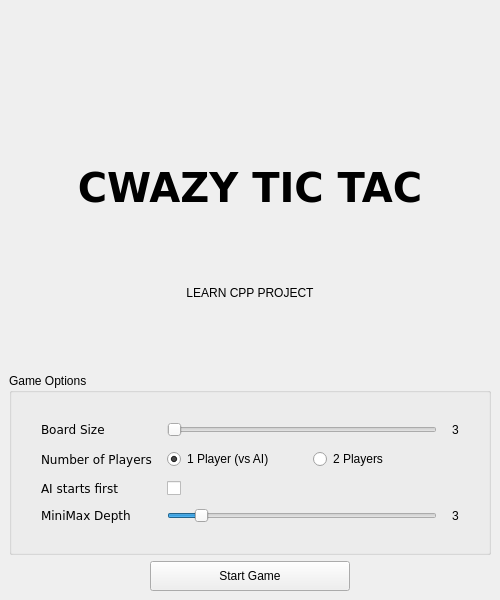
<?xml version="1.0" encoding="UTF-8"?>
<ui version="4.0">
 <class>TitleScreen</class>
 <widget class="QMainWindow" name="TitleScreen">
  <property name="geometry">
   <rect>
    <x>0</x>
    <y>0</y>
    <width>500</width>
    <height>600</height>
   </rect>
  </property>
  <property name="minimumSize">
   <size>
    <width>500</width>
    <height>600</height>
   </size>
  </property>
  <property name="maximumSize">
   <size>
    <width>500</width>
    <height>607</height>
   </size>
  </property>
  <property name="windowTitle">
   <string>Tic Tac Toe</string>
  </property>
  <widget class="QWidget" name="centralwidget">
   <layout class="QVBoxLayout" name="verticalLayout_2">
    <item>
     <layout class="QVBoxLayout" name="verticalLayout">
      <item>
       <layout class="QHBoxLayout" name="horizontalLayout">
        <item>
         <widget class="QLabel" name="Logo">
          <property name="sizePolicy">
           <sizepolicy hsizetype="Fixed" vsizetype="Fixed">
            <horstretch>0</horstretch>
            <verstretch>0</verstretch>
           </sizepolicy>
          </property>
          <property name="maximumSize">
           <size>
            <width>256</width>
            <height>256</height>
           </size>
          </property>
          <property name="text">
           <string/>
          </property>
          <property name="pixmap">
           <pixmap resource="../resources.qrc">:/images/images/icon.png</pixmap>
          </property>
          <property name="scaledContents">
           <bool>true</bool>
          </property>
          <property name="alignment">
           <set>Qt::AlignCenter</set>
          </property>
         </widget>
        </item>
       </layout>
      </item>
      <item>
       <widget class="QLabel" name="label">
        <property name="sizePolicy">
         <sizepolicy hsizetype="Preferred" vsizetype="Maximum">
          <horstretch>0</horstretch>
          <verstretch>0</verstretch>
         </sizepolicy>
        </property>
        <property name="font">
         <font>
          <family>Verdana</family>
          <pointsize>30</pointsize>
          <weight>75</weight>
          <bold>true</bold>
          <stylestrategy>PreferDefault</stylestrategy>
         </font>
        </property>
        <property name="text">
         <string>CWAZY TIC TAC</string>
        </property>
        <property name="textFormat">
         <enum>Qt::AutoText</enum>
        </property>
        <property name="alignment">
         <set>Qt::AlignCenter</set>
        </property>
       </widget>
      </item>
      <item>
       <widget class="QLabel" name="label_6">
        <property name="text">
         <string>LEARN CPP PROJECT</string>
        </property>
        <property name="alignment">
         <set>Qt::AlignCenter</set>
        </property>
       </widget>
      </item>
      <item>
       <widget class="QGroupBox" name="groupBox">
        <property name="title">
         <string>Game Options</string>
        </property>
        <layout class="QVBoxLayout" name="verticalLayout_3">
         <item>
          <layout class="QFormLayout" name="formLayout">
           <property name="horizontalSpacing">
            <number>15</number>
           </property>
           <property name="verticalSpacing">
            <number>12</number>
           </property>
           <property name="leftMargin">
            <number>20</number>
           </property>
           <property name="topMargin">
            <number>20</number>
           </property>
           <property name="rightMargin">
            <number>20</number>
           </property>
           <property name="bottomMargin">
            <number>20</number>
           </property>
           <item row="0" column="0">
            <widget class="QLabel" name="label_5">
             <property name="font">
              <font>
               <family>Verdana</family>
               <pointsize>9</pointsize>
              </font>
             </property>
             <property name="text">
              <string>Board Size</string>
             </property>
            </widget>
           </item>
           <item row="0" column="1">
            <layout class="QHBoxLayout" name="horizontalLayout_5">
             <property name="spacing">
              <number>15</number>
             </property>
             <item>
              <widget class="QSlider" name="boardSize">
               <property name="minimum">
                <number>3</number>
               </property>
               <property name="maximum">
                <number>10</number>
               </property>
               <property name="orientation">
                <enum>Qt::Horizontal</enum>
               </property>
              </widget>
             </item>
             <item>
              <widget class="QLabel" name="boardSizeValue">
               <property name="text">
                <string>3</string>
               </property>
               <property name="alignment">
                <set>Qt::AlignCenter</set>
               </property>
              </widget>
             </item>
            </layout>
           </item>
           <item row="1" column="0">
            <widget class="QLabel" name="label_2">
             <property name="font">
              <font>
               <family>Verdana</family>
               <pointsize>9</pointsize>
              </font>
             </property>
             <property name="text">
              <string>Number of Players</string>
             </property>
            </widget>
           </item>
           <item row="1" column="1">
            <layout class="QHBoxLayout" name="horizontalLayout_3">
             <item>
              <widget class="QRadioButton" name="onePlayer">
               <property name="text">
                <string>1 Player (vs AI)</string>
               </property>
               <property name="checked">
                <bool>true</bool>
               </property>
              </widget>
             </item>
             <item>
              <widget class="QRadioButton" name="twoPlayers">
               <property name="text">
                <string>2 Players</string>
               </property>
               <property name="checked">
                <bool>false</bool>
               </property>
              </widget>
             </item>
            </layout>
           </item>
           <item row="2" column="0">
            <widget class="QLabel" name="label_3">
             <property name="font">
              <font>
               <family>Verdana</family>
               <pointsize>9</pointsize>
              </font>
             </property>
             <property name="text">
              <string>AI starts first</string>
             </property>
            </widget>
           </item>
           <item row="2" column="1">
            <widget class="QCheckBox" name="AIStarts">
             <property name="enabled">
              <bool>true</bool>
             </property>
             <property name="text">
              <string/>
             </property>
            </widget>
           </item>
           <item row="3" column="0">
            <widget class="QLabel" name="label_4">
             <property name="font">
              <font>
               <family>Verdana</family>
               <pointsize>9</pointsize>
              </font>
             </property>
             <property name="text">
              <string>MiniMax Depth</string>
             </property>
            </widget>
           </item>
           <item row="3" column="1">
            <layout class="QHBoxLayout" name="horizontalLayout_6">
             <property name="spacing">
              <number>15</number>
             </property>
             <item>
              <widget class="QSlider" name="miniMaxDepth">
               <property name="enabled">
                <bool>true</bool>
               </property>
               <property name="minimum">
                <number>1</number>
               </property>
               <property name="maximum">
                <number>20</number>
               </property>
               <property name="value">
                <number>3</number>
               </property>
               <property name="orientation">
                <enum>Qt::Horizontal</enum>
               </property>
              </widget>
             </item>
             <item>
              <widget class="QLabel" name="miniMaxDepthValue">
               <property name="text">
                <string>3</string>
               </property>
               <property name="alignment">
                <set>Qt::AlignCenter</set>
               </property>
              </widget>
             </item>
            </layout>
           </item>
          </layout>
         </item>
        </layout>
       </widget>
      </item>
      <item>
       <layout class="QHBoxLayout" name="horizontalLayout_2">
        <item>
         <widget class="QPushButton" name="startGame">
          <property name="sizePolicy">
           <sizepolicy hsizetype="Fixed" vsizetype="Fixed">
            <horstretch>0</horstretch>
            <verstretch>0</verstretch>
           </sizepolicy>
          </property>
          <property name="minimumSize">
           <size>
            <width>200</width>
            <height>30</height>
           </size>
          </property>
          <property name="text">
           <string>Start Game</string>
          </property>
         </widget>
        </item>
       </layout>
      </item>
     </layout>
    </item>
   </layout>
  </widget>
 </widget>
 <resources>
  <include location="../resources.qrc"/>
 </resources>
 <connections/>
</ui>
